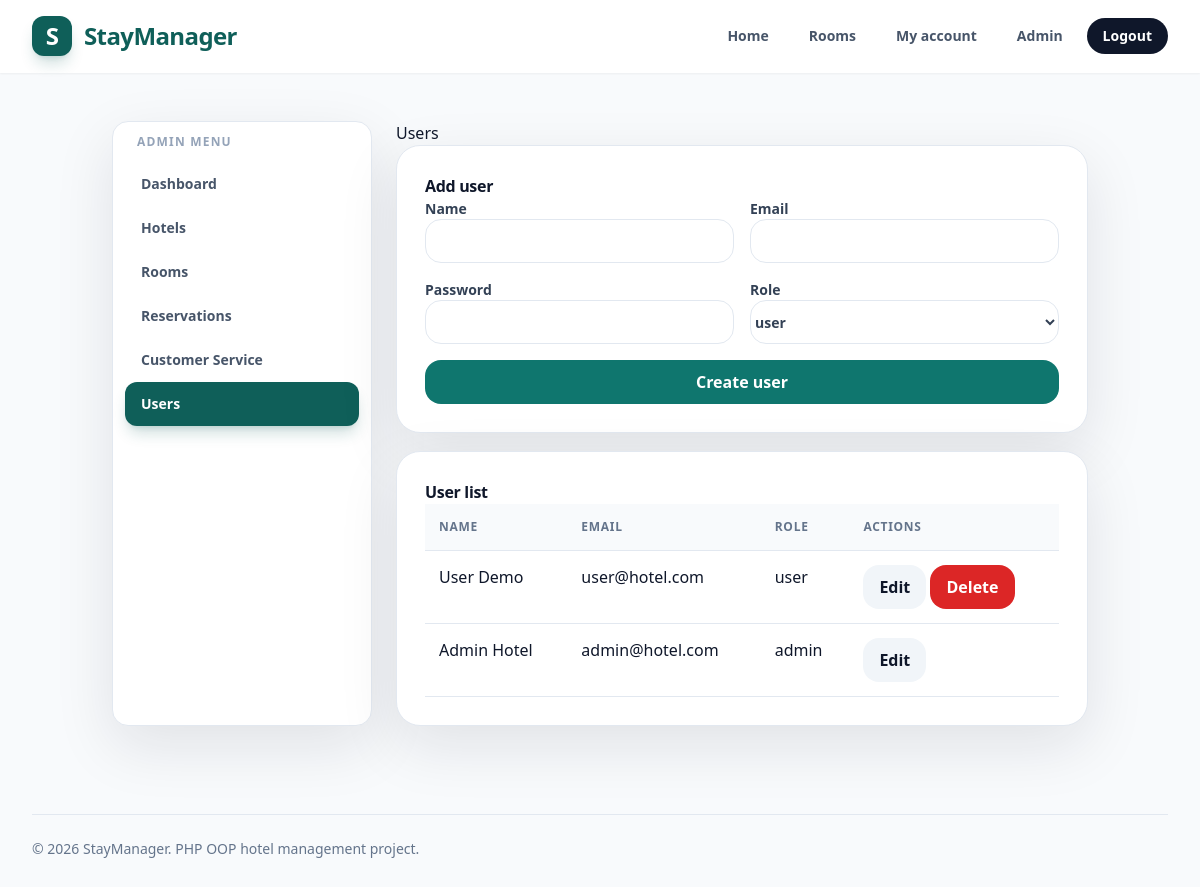
The page /admin/users.php (signed in) on the database its author committed.
### tables this page shows
CREATE TABLE users (
    id INT AUTO_INCREMENT PRIMARY KEY,
    name VARCHAR(100) NOT NULL,
    email VARCHAR(150) NOT NULL UNIQUE,
    password VARCHAR(255) NOT NULL,
    role ENUM('admin', 'user') NOT NULL DEFAULT 'user',
    created_at TIMESTAMP DEFAULT CURRENT_TIMESTAMP
);

### app/Core/helpers.php (called while the page is built, shortened)
<?php
function basePath(): string
{
    $scriptName = str_replace('\\', '/', $_SERVER['SCRIPT_NAME'] ?? '');
    $publicPosition = strpos($scriptName, '/public/');
    return '';
}
function url(string $path = ''): string
{
    $path = '/' . ltrim($path, '/');
    return basePath() . ($path === '/' ? '' : $path);
}
function e(?string $value): string
{
    return htmlspecialchars($value ?? '', ENT_QUOTES, 'UTF-8');
}

### app/Models/User.php (called while the page is built, shortened)
<?php
class User
{
    public function all(): array
    {
        return $this->db->query('SELECT id, name, email, role, created_at FROM users ORDER BY id DESC')->fetchAll();
    }
}

### public/admin/users.php (the view, shortened to what this page needs)
<?php
require_once __DIR__ . '/../../app/bootstrap.php';
$userModel = new User($db);
$editUser = null;
$users = $userModel->all();
require_once __DIR__ . '/../includes/header.php';
?>
<main class="container admin-layout">
    <?php require_once __DIR__ . '/includes/sidebar.php'; ?>
    <section>
        <h1>Users</h1>
        <section class="card">
            <h2><?= $editUser ? 'Edit user' : 'Add user' ?></h2>
            <form class="form" method="post">
                <div class="form-row">
                    <label>Name <input type="text" name="name" value="<?= e($editUser['name'] ?? '') ?>" required></label>
                    <label>Email <input type="email" name="email" value="<?= e($editUser['email'] ?? '') ?>" required></label>
                </div>
                <div class="form-row">
                    <label>Password <input type="password" name="password" <?= $editUser ? '' : 'required' ?>></label>
                    <label>Role
                        <select name="role">
                            <option value="user" <?= ($editUser['role'] ?? '') === 'user' ? 'selected' : '' ?>>user</option>
                        </select>
                    </label>
                </div>
                <button class="btn" type="submit"><?= $editUser ? 'Update user' : 'Create user' ?></button>
            </form>
        </section>
        <section class="card" style="margin-top: 18px;">
            <h2>User list</h2>
            <div class="table-wrap">
                <table>
                    <thead><tr><th>Name</th><th>Email</th><th>Role</th><th>Actions</th></tr></thead>
                    <tbody>
                        <?php foreach ($users as $user): ?>
                            <tr>
                                <td><?= e($user['name']) ?></td>
                                <td><?= e($user['email']) ?></td>
                                <td><?= e($user['role']) ?></td>
                                <td>
                                    <a class="btn secondary" href="<?= e(url('/admin/users.php?edit=' . (int) $user['id'])) ?>">Edit</a>
                                    <?php if ($user['role'] !== 'admin'): ?>
                                        <form class="inline-form" method="post">
                                            <button class="btn danger" type="submit">Delete</button>
                                        </form>
                                    <?php endif; ?>
                                </td>
                            </tr>
                        <?php endforeach; ?>
                    </tbody>
                </table>
            </div>
        </section>
    </section>
</main>
<?php require_once __DIR__ . '/../includes/footer.php'; ?>

### public/assets/css/style.css (style rules this page uses)
:root { --brand: #0f766e; --brand-dark: #123735; --border: #e2e8f0; --text: #0f172a; --muted: #64748b; }
a { color: inherit; text-decoration: none; }
.container { margin: 0 auto; max-width: 1280px; padding: 48px 24px; }
.admin-layout { display: grid; gap: 24px; grid-template-columns: 260px minmax(0, 1fr); }
.card { background: #fff; border: 1px solid var(--border); border-radius: 24px; box-shadow: 0 20px 60px rgba(15, 23, 42, 0.10); padding: 28px; }
.card h1, .card h2, .card h3 { color: var(--text); font-weight: 900; letter-spacing: -0.02em; margin-top: 0; }
.btn { align-items: center; background: var(--brand); border: 0; border-radius: 16px; color: #fff; cursor: pointer; display: inline-flex; font-weight: 900; justify-content: center; min-height: 44px; padding: 10px 16px; transition: 0.2s ease; }
.btn.secondary { background: #f1f5f9; color: var(--text); }
.btn.danger { background: #dc2626; }
.form { display: grid; gap: 16px; }
.form-row { display: grid; gap: 16px; grid-template-columns: repeat(auto-fit, minmax(220px, 1fr)); }
label { color: #334155; font-size: 14px; font-weight: 800; }
input, select, textarea { background: #fff; border: 1px solid var(--border); border-radius: 16px; color: var(--text); font: inherit; margin-top: 6px; min-height: 44px; outline: none; padding: 10px 14px; transition: 0.2s ease; width: 100%; }
.table-wrap { overflow-x: auto; }
table { border-collapse: collapse; width: 100%; }
th, td { border-bottom: 1px solid var(--border); padding: 14px; text-align: left; vertical-align: top; }
th { background: #f8fafc; color: #64748b; font-size: 12px; font-weight: 900; letter-spacing: 0.06em; text-transform: uppercase; }
.inline-form { display: inline; }

### rows shown on the page
users: name "User Demo", email "user@hotel.com", role "user"
users: name "Admin Hotel", email "admin@hotel.com", role "admin"
